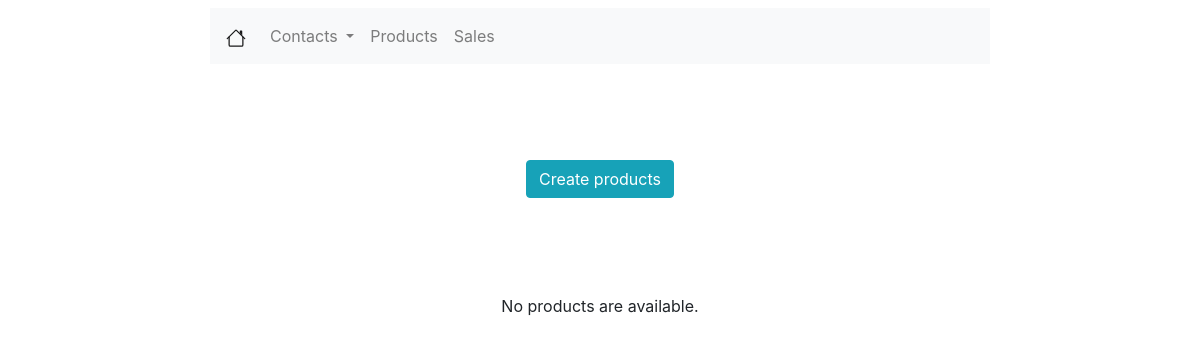
The page /products/ (signed in) on the database as committed earlier.
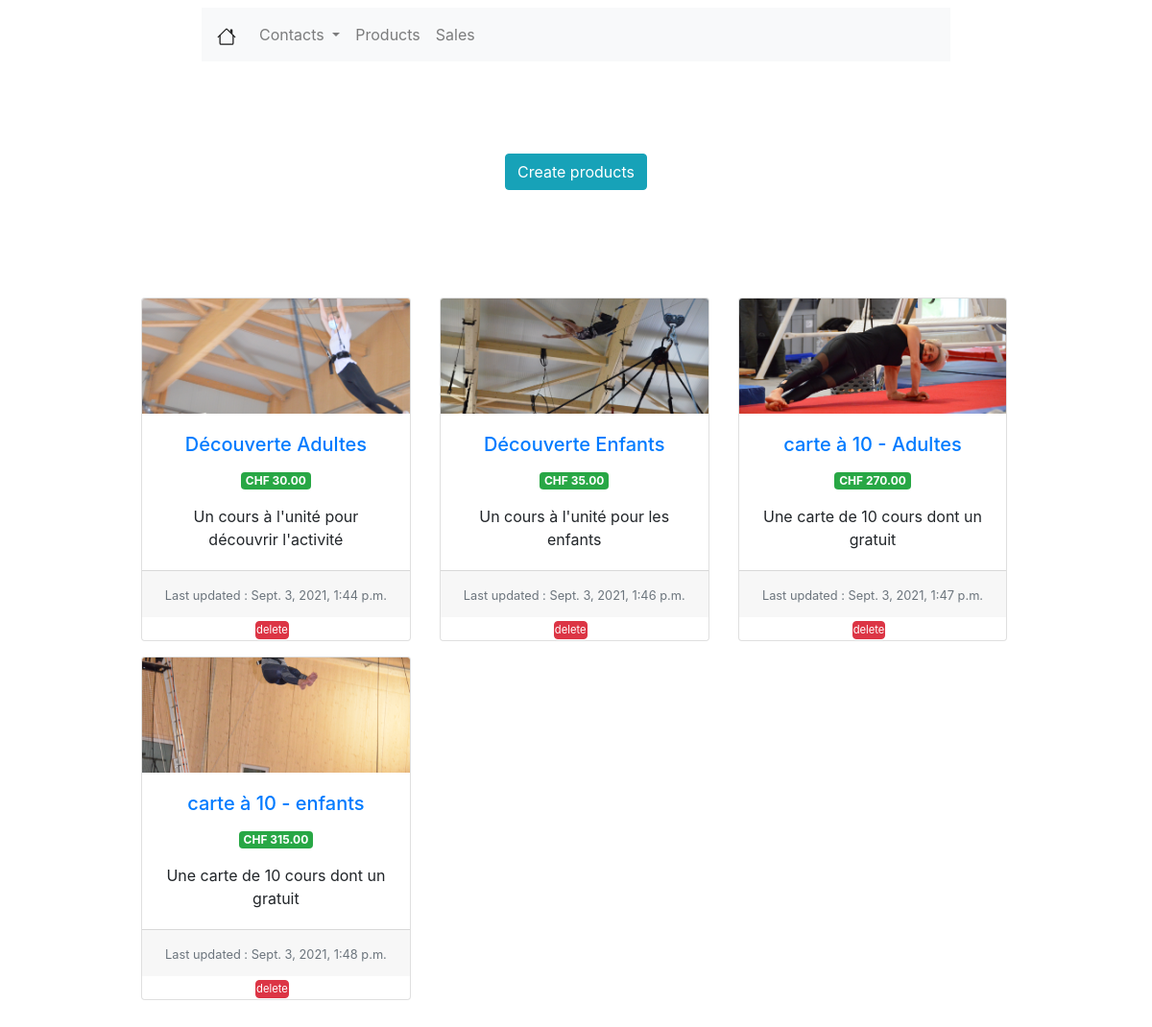
The same page on the database as committed later.
### products/models.py (models this page shows, shortened)
class Product(models.Model):
    create_at = models.DateTimeField(auto_now_add=True)
    updated_at = models.DateTimeField(auto_now=True)
    name = models.CharField(verbose_name="Nom du produit", max_length=50)
    price = models.FloatField(verbose_name="Prix du produit")
    description = models.TextField(verbose_name="Description du produit", null=True)
    picture = models.ImageField(verbose_name="Illustrations", upload_to='images')
    created_by = models.ForeignKey(User, on_delete=models.CASCADE)

### products/views.py (the view)
# urls.py: path('', views.ProductListView.as_view(), name='products'),
class ProductListView(LoginRequiredMixin, generic.ListView):
    login_url = reverse_lazy('login')
    template_name = 'product/products_listview.html'
    context_object_name = 'products_list'
    def get_queryset(self):
        return Product.objects.filter(created_by=self.request.user)

### products/templates/product/products_listview.html (shortened to what this page needs)
{% extends 'viewlist/viewlist.html' %}
{% load static %}
{% block viewlist %}
    <div class="row mx-auto mt-5 justify-content-center">
        <div class="row mx-auto mt-5 justify-content-center">
            <form class="form-inline">
                <a class="btn btn-info" href="{% url 'create-product' %}" role="button">Create products</a>
            </form>
        </div>
    </div>
    <div class="row mx-auto mt-5 mb-5 justify-content-center">
        {% if products_list %}
            <div class="card-deck" style="width: 80%">
                {% for product in products_list %}
                    <div class="card text-center mt-3" style="min-width: 30%; max-width: 30%">
                        {% if product.picture %}
                            <img src="{{ product.picture.url }}" class="card-img-top" alt="..."
                                 style="width: 100%; height: 10vw;
                                 object-fit: cover;">
                        {% endif %}
                        <div class="card-body">
                            <a href="{% url 'edit-product' product.id %}">
                                <h5 class="card-title">{{ product.name }}</h5>
                            </a>
                            <p class="badge badge-success">CHF {{ product.price|floatformat:2 }}</p>
                            <p class="card-text">{{ product.description }}</p>
                        </div>
                        <div class="card-footer">
                            <small class="text-muted">Last updated : {{ product.updated_at }}</small>
                        </div>
                        <div class="btn-group btn-group-sm" role="group" aria-label="Basic example"
                             style="margin: auto">
                            <form action="{% url 'delete-product' product.id %}" method="post"
                                  onsubmit="return confirm('Do you really want to delete *{{ product.name }}* from DB ?');">
                                <button class="btn btn-danger mr-2" style="padding: unset; font-size: 1.4vh;">delete
                                </button>
                            </form>
                        </div>
                    </div>
                {% endfor %}
            </div>
        {% else %}
            <p>No products are available.</p>
        {% endif %}
    </div>
{% endblock %}

### viewlist/templates/viewlist/viewlist.html (shortened to what this page needs)
{% extends 'index/index.html' %}
{% block content %}
    <nav class="navbar navbar-expand-lg navbar-light bg-light mt-2 col-md-8 offset-md-2">
        <a class="navbar-brand" href="{% url 'home' %}">
        </a>
        <div class="collapse navbar-collapse" id="navbarNav">
            <ul class="navbar-nav">
                <li class="nav-item dropdown">
                    <a class="nav-link dropdown-toggle"
                       href="{% url 'contacts' %}"
                       id="navbarDropdownMenuLink"
                       data-toggle="dropdown"
                       aria-haspopup="true"
                       aria-expanded="false">
                        Contacts
                    </a>
                </li>
                <li class="nav-item ">
                    <a class="nav-link" href="{% url 'products' %}">Products</a>
                </li>
                <li class="nav-item">
                    <a class="nav-link" href="{% url 'sales' %}">Sales</a>
                </li>
            </ul>
        </div>
    </nav>
    {% block viewlist %}
    {% endblock %}
{% endblock %}

### index/templates/index/index.html (shortened to what this page needs)
<!doctype html>
<html lang="en">
<head>
    <link rel="stylesheet" href="https://cdn.jsdelivr.net/npm/bootstrap@4.5.3/dist/css/bootstrap.min.css"
>
</head>
<body>
<div class="container-fluid">
    {% block content %}
    {% endblock %}
</div>
</body>
</html>

Rows that differ between the two databases and show on the page:
now on this page (row edited): Product: picture (picture), name "Découverte Adultes", price "30.00", description "Un cours à l'unité pour découvrir l'activité", updated_at "Sept. 3, 2021, 1:44 p.m."
now on this page (row edited): Product: picture (picture), name "Découverte Enfants", price "35.00", description "Un cours à l'unité pour les enfants", updated_at "Sept. 3, 2021, 1:46 p.m."
now on this page (row edited): Product: picture (picture), name "carte à 10 - Adultes", price "270.00", description "Une carte de 10 cours dont un gratuit", updated_at "Sept. 3, 2021, 1:47 p.m."
now on this page (row edited): Product: picture (picture), name "carte à 10 - enfants", price "315.00", description "Une carte de 10 cours dont un gratuit", updated_at "Sept. 3, 2021, 1:48 p.m."
Other text that changed with them:
text no longer shown: "No products are available."
